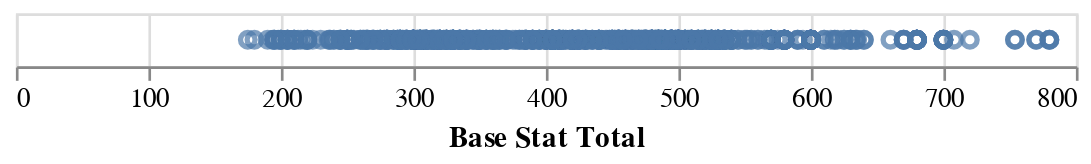

The code cell stored with this chart in its notebook:
### Code cell
alt.Chart(df).mark_point().encode(
    x = 'Base Stat Total'
)

### Figure 1 — Vega-Lite specification as saved in the notebook (floating-point values rounded to 4 significant figures; data arrays with more than 128 entries replaced by an {"elided": "..."} marker saying what was removed)
{"config": {"view": {"continuousWidth": 400, "continuousHeight": 300}}, "data": {"name": "data-2c9dc910ecec95856a29d675536d6846"}, "mark": "point", "encoding": {"x": {"field": "Base Stat Total", "type": "quantitative"}}, "$schema": "https://vega.github.io/schema/vega-lite/v4.17.0.json", "datasets": {"data-2c9dc910ecec95856a29d675536d6846": {"elided": "919 records"}}}
